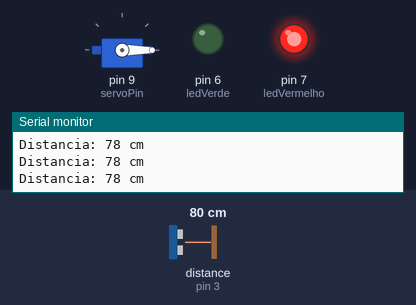
Simulated run of this sketch. Board: Arduino Uno, built with avr-gcc and run on an emulated ATmega328P. Parts: servo, output pins drawn as LEDs (lit = HIGH), the last lines printed to the serial monitor. Wiring (from diagram.json): ultrasonic range finder: trigger pin 2; echo pin 3. The test bench sets the inputs (shaded band); at power-on: distance to the obstacle (sensor on pin 3) 80 cm. The echo pulse lasts 58.3 µs per cm; pins used as bus, display or sensor lines are not drawn.

Above: at 1.3 s.
1.4 s: distance to the obstacle (sensor on pin 3) set to 18 cm
2.9 s: distance to the obstacle (sensor on pin 3) set to 14 cm
At 3.5 s:
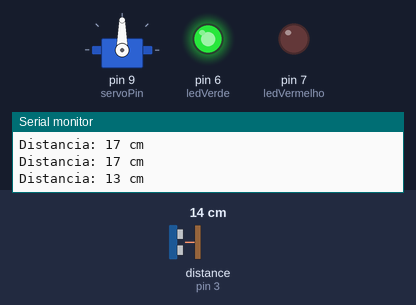
4.5 s: distance to the obstacle (sensor on pin 3) set to 35 cm
At 4.9 s:
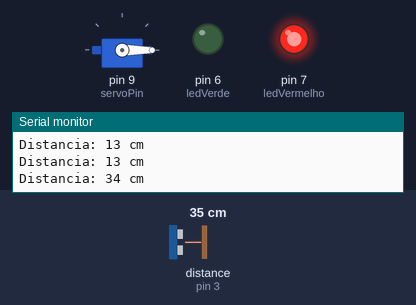
6.0 s: distance to the obstacle (sensor on pin 3) set to 2 cm
At 7.5 s:
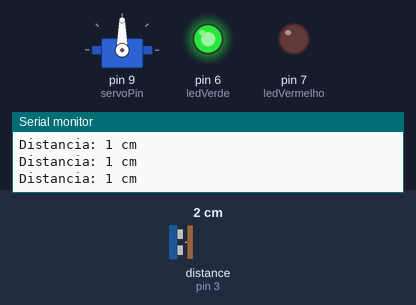
Timing chart, 0 to 8.5 s (numbered marks = the images above; inputs shaded):
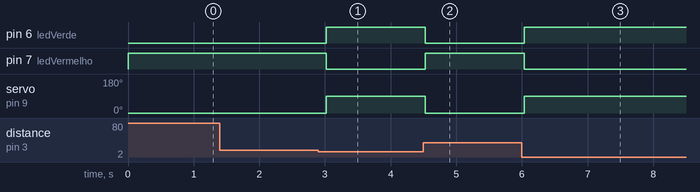

Measured:
- the behaviour switches between 17 and 16 cm on distance to the obstacle (sensor on pin 3) (found by bisection; images 0 and 1)
- after the input at 2.9 s, pin 6 (ledVerde): LOW → HIGH after 0.12 s; pin 7 (ledVermelho): HIGH → LOW after 0.12 s; servo on pin 9 (servoPin): 0° → 90° after 0.12 s
- after the input at 4.5 s, pin 6 (ledVerde): HIGH → LOW at once; pin 7 (ledVermelho): LOW → HIGH at once; servo on pin 9 (servoPin): 90° → 0° at once
- after the input at 6.0 s, pin 6 (ledVerde): LOW → HIGH at once; pin 7 (ledVermelho): HIGH → LOW at once; servo on pin 9 (servoPin): 0° → 90° at once

The sketch:

sketch.ino
```cpp
#include <Servo.h>

Servo cancela;

const int trigPin = 2;
const int echoPin = 3;
const int ledVerde = 6;
const int ledVermelho = 7;
const int servoPin = 9;

long duracao;
int distancia;

void setup() {
  Serial.begin(9600);
  pinMode(trigPin, OUTPUT);
  pinMode(echoPin, INPUT);
  pinMode(ledVerde, OUTPUT);
  pinMode(ledVermelho, OUTPUT);
  cancela.attach(servoPin);
  cancela.write(0); // cancela fechada
}

void loop() {
  // Envia sinal ultrassônico
  digitalWrite(trigPin, LOW);
  delayMicroseconds(2);
  digitalWrite(trigPin, HIGH);
  delayMicroseconds(10);
  digitalWrite(trigPin, LOW);

  // Mede o tempo de resposta
  duracao = pulseIn(echoPin, HIGH);
  distancia = duracao * 0.034 / 2;

  Serial.print("Distancia: ");
  Serial.print(distancia);
  Serial.println(" cm");

  // Se objeto estiver a menos de 15 cm, abre a cancela
  if (distancia <= 15) {
    digitalWrite(ledVerde, HIGH);
    digitalWrite(ledVermelho, LOW);
    cancela.write(90); // abre
  } else {
    digitalWrite(ledVerde, LOW);
    digitalWrite(ledVermelho, HIGH);
    cancela.write(0); // fecha
  }

  delay(500);
}
```
